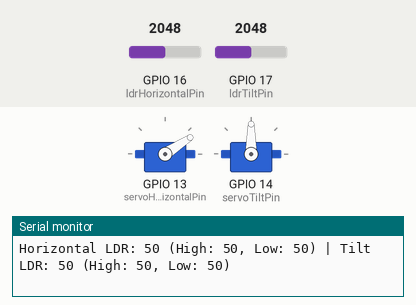
Recording of a sketch running on a simulated ESP32. On the bench: 2 × servo, the last lines printed to the serial monitor. Inputs (shaded band) come from the test bench; at power-on: GPIO 16 (ldrHorizontalPin) = 2048, GPIO 17 (ldrTiltPin) = 2048. Nothing arrives over Bluetooth unless stated; a phone connects over Bluetooth LE 3 s after start.

Above: at 1.2 s.
1.3 s: GPIO 16 (ldrHorizontalPin) set to 1974
At 2.39 s:
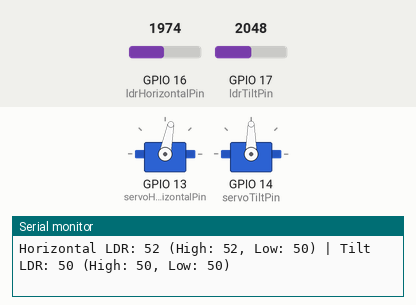
4.3 s: GPIO 16 (ldrHorizontalPin) set to 1292
At 4.9 s:
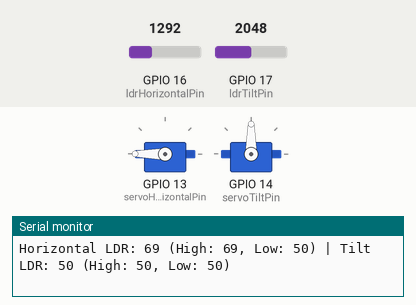
6.0 s: GPIO 16 (ldrHorizontalPin) set to 1155
Timing chart, 0 to 9.0 s (numbered marks = the images above; inputs shaded):
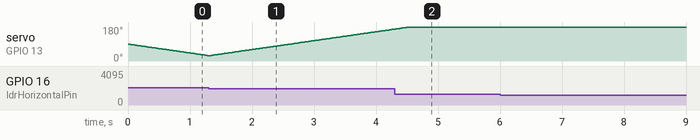

Measured:
- the behaviour switches between 2048 and 2047 on GPIO 16 (ldrHorizontalPin) (found by bisection; images 0 and 1)

The sketch:

SunLightTracker.ino
```cpp
#include <ESP32Servo.h>
#include <BLEDevice.h>
#include <BLEUtils.h>
#include <BLEServer.h>
#include <BLE2902.h>

// Define UUIDs for the BLE service and characteristic
#define SERVICE_UUID "2febd746-3cf0-4dad-9b4d-62f93d8aa6ec"         // Unique identifier for the BLE service
#define CHARACTERISTIC_UUID "037da031-1505-4ae8-a4ea-bf8c36bae3e9"  // Unique identifier for the BLE characteristic

// Servo objects for horizontal and tilt movement
Servo servoHorizontal;
Servo servoTilt;

// GPIO pins connected to LDR sensors
int ldrHorizontalPin = 16;  // Analog pin for the horizontal LDR
int ldrTiltPin = 17;        // Analog pin for the tilt LDR

// GPIO pins connected to servos
int servoHorizontalPin = 13;  // GPIO pin for horizontal servo
int servoTiltPin = 14;        // GPIO pin for tilt servo

// Current positions of the servos
int horizontalPosition = 90;  // Initial position for the horizontal servo
int tiltPosition = 90;        // Initial position for the tilt servo

// Variables for tracking the highest and lowest LDR values (scaled to 0–100)
int highestHorizontalValue = 0;   // Maximum horizontal LDR value recorded
int lowestHorizontalValue = 100;  // Minimum horizontal LDR value recorded
int highestTiltValue = 0;         // Maximum tilt LDR value recorded
int lowestTiltValue = 100;        // Minimum tilt LDR value recorded

// Step size for smooth servo movement
const int stepSize = 1;  // Smaller values result in smoother but slower movements

// Threshold values for stopping servo movement
const int horizontalThreshold = 70;  // Threshold for the horizontal LDR
const int tiltThreshold = 70;        // Threshold for the tilt LDR

// Pointer to the BLE characteristic for sending data to the client
BLECharacteristic *pCharacteristic;

// BLE server callback class to handle connection events
class MyServerCallbacks : public BLEServerCallbacks {
  void onConnect(BLEServer *pServer) {
    Serial.println("Device connected");  // Log when a device connects
  }

  void onDisconnect(BLEServer *pServer) {
    Serial.println("Device disconnected");  // Log when a device disconnects
    BLEDevice::startAdvertising();          // Restart advertising to allow new connections
  }
};

void setup() {
  // Initialize serial communication for debugging
  Serial.begin(115200);

  // Configure LDR pins as input
  pinMode(ldrHorizontalPin, INPUT);
  pinMode(ldrTiltPin, INPUT);

  // Attach servos to their respective GPIO pins
  servoHorizontal.attach(servoHorizontalPin);
  servoTilt.attach(servoTiltPin);

  // Set initial servo positions
  servoHorizontal.write(horizontalPosition);
  servoTilt.write(tiltPosition);

  // Initialize BLE and set the device name
  BLEDevice::init("SunLightTracker");

  // Create BLE server and set callback functions for connection events
  BLEServer *pServer = BLEDevice::createServer();
  pServer->setCallbacks(new MyServerCallbacks());

  // Create BLE service
  BLEService *pService = pServer->createService(SERVICE_UUID);

  // Create BLE characteristic with read and notify properties
  pCharacteristic = pService->createCharacteristic(
    CHARACTERISTIC_UUID,
    BLECharacteristic::PROPERTY_READ | BLECharacteristic::PROPERTY_NOTIFY);

  // Add a descriptor to enable notifications on the characteristic
  pCharacteristic->addDescriptor(new BLE2902());

  // Start the BLE service and advertising
  pService->start();
  BLEAdvertising *pAdvertising = pServer->getAdvertising();
  pAdvertising->addServiceUUID(SERVICE_UUID);
  pAdvertising->start();
  Serial.println("BLE advertising started");  // Log that BLE advertising has started
}

void loop() {
  // Read and scale LDR values from raw ADC readings (0–4095 to 0–100, inverted)
  int ldrHorizontalValue = map(analogRead(ldrHorizontalPin), 0, 4095, 100, 0);
  int ldrTiltValue = map(analogRead(ldrTiltPin), 0, 4095, 100, 0);

  // Update highest and lowest recorded values for horizontal LDR
  if (ldrHorizontalValue > highestHorizontalValue) {
    highestHorizontalValue = ldrHorizontalValue;
  }
  if (ldrHorizontalValue < lowestHorizontalValue) {
    lowestHorizontalValue = ldrHorizontalValue;
  }

  // Update highest and lowest recorded values for tilt LDR
  if (ldrTiltValue > highestTiltValue) {
    highestTiltValue = ldrTiltValue;
  }
  if (ldrTiltValue < lowestTiltValue) {
    lowestTiltValue = ldrTiltValue;
  }

  // Print LDR values and recorded extremes to the serial monitor for debugging
  Serial.print("Horizontal LDR: ");
  Serial.print(ldrHorizontalValue);
  Serial.print(" (High: ");
  Serial.print(highestHorizontalValue);
  Serial.print(", Low: ");
  Serial.print(lowestHorizontalValue);
  Serial.print(") | Tilt LDR: ");
  Serial.print(ldrTiltValue);
  Serial.print(" (High: ");
  Serial.print(highestTiltValue);
  Serial.print(", Low: ");
  Serial.print(lowestTiltValue);
  Serial.println(")");

  // Check if horizontal LDR value is below the threshold; update servo if true
  if (ldrHorizontalValue <= horizontalThreshold) {
    // Calculate target position for horizontal servo
    int targetHorizontalPosition = (ldrHorizontalValue > 50) ? 180 : 0;
    if (horizontalPosition < targetHorizontalPosition) {
      horizontalPosition += stepSize;
    } else if (horizontalPosition > targetHorizontalPosition) {
      horizontalPosition -= stepSize;
    }
    servoHorizontal.write(horizontalPosition);  // Move horizontal servo
  }

  // Check if tilt LDR value is below the threshold; update servo if true
  if (ldrTiltValue <= tiltThreshold) {
    // Calculate target position for tilt servo
    int targetTiltPosition = (ldrTiltValue > 50) ? 180 : 90;
    if (tiltPosition < targetTiltPosition) {
      tiltPosition += stepSize;
    } else if (tiltPosition > targetTiltPosition) {
      tiltPosition -= stepSize;
    }
    servoTilt.write(tiltPosition);  // Move tilt servo
  }

  // Combine LDR values and recorded extremes into a single string for BLE notification
  String data = String("Horizontal: ") + String(ldrHorizontalValue) + String(" (High: ") + String(highestHorizontalValue) + String(", Low: ") + String(lowestHorizontalValue) + String(") | Tilt: ") + String(ldrTiltValue) + String(" (High: ") + String(highestTiltValue) + String(", Low: ") + String(lowestTiltValue) + ")";

  // Send the LDR data to the BLE client
  pCharacteristic->setValue(data.c_str());
  pCharacteristic->notify();

  // Wait before the next iteration for smooth operation
  delay(20);  // Short delay for smoother servo movement
}
```
